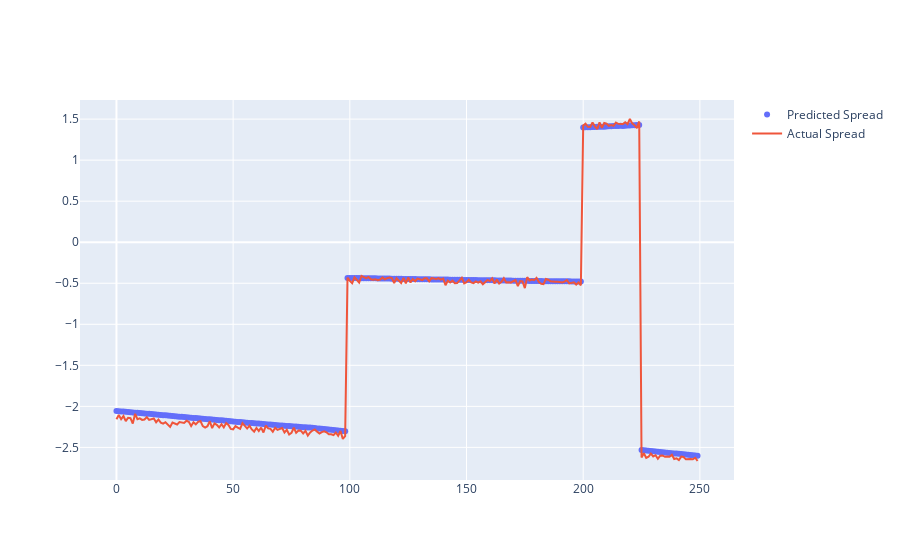

Notebook code for this chart:
### Markdown cell above
# Futures comparison

### Code cell
print(
    "Mean:",
    np.round(
        np.mean(abs(vn[:-1] / price_path[1][2:] - 1) * 100), 2
    ),"%",
)

# plt.plot(vn[:-1], label="Predicted Spread")
# plt.plot(price_path[1][2:],label="Actual Spread")
# plt.legend()

fut_df = pd.DataFrame.from_dict(dict(prediction=vn[:-1], actual=price_path[1][2:]))
fig=go.Figure([
go.Scatter(y=fut_df.prediction, x=fut_df.index,mode="markers", marker=dict(size=3), name="Predicted Spread"),
go.Scatter(y=fut_df.actual, x=fut_df.index, name="Actual Spread" )])
fig.show()

### Figure 1 — Plotly figure (JSON) as saved in the notebook; plotly's stock layout.template omitted (floating-point values rounded to 4 significant figures; data arrays with more than 128 entries replaced by an {"elided": "..."} marker saying what was removed)
{"data": [{"mode": "markers", "name": "Predicted Spread", "type": "scatter", "x": {"elided": "250 int values"}, "y": {"elided": "250 float values"}}, {"name": "Actual Spread", "type": "scatter", "x": {"elided": "250 int values"}, "y": {"elided": "250 float values"}}], "layout": {}}
